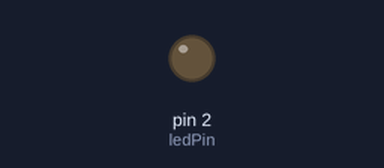
Bench run of a sketch on a simulated Arduino Uno, built with avr-gcc and run on an emulated ATmega328P. Shown: output pins drawn as LEDs (lit = HIGH).

Above: at 1.2 s.
At 9.0 s:
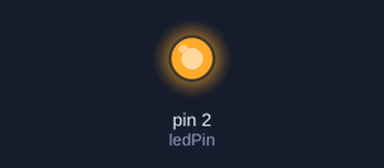
Timing chart, 0 to 9.4 s (numbered marks = the images above):
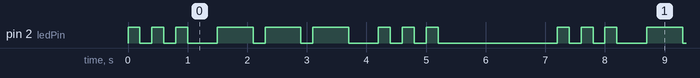

Measured:
- by itself, pin 2 (ledPin): repeats every 7.2 s: 2 × (LOW 0.20 s, HIGH 0.20 s), LOW 0.50 s, 2 × (HIGH 0.60 s, LOW 0.20 s), HIGH 0.60 s, LOW 0.50 s, 2 × (HIGH 0.20 s, LOW 0.20 s), HIGH 0.20 s, LOW 2.0 s, HIGH 0.20 s
- by itself, everything shown: repeats every 7.2 s, in 18 steps

The sketch:

lab03.ino
```cpp
const int ledPin = 2;
enum State { SHORT_ON, SHORT_OFF, LONG_ON, LONG_OFF, PAUSE };
State state = SHORT_ON;
int flashCount = 0;
int shortCounter = 0;
int longCounter = 0;
unsigned long previousMillis = 0;

// 时间参数（毫秒）
const int SHORT_DUR = 200;   // 短闪亮的时间
const int SHORT_GAP = 200;   // 短闪之间的灭的时间
const int LONG_DUR = 600;    // 长闪亮的时间
const int LONG_GAP = 200;    // 长闪之间的灭的时间（可与短闪间隔一致）
const int LETTER_GAP = 500;  // 字母之间（S-O 或 O-S）的熄灭间隔
const int WORD_GAP = 2000;   // 单词结束（一次SOS完成）后的长停顿

void setup() {
  pinMode(ledPin, OUTPUT);
  digitalWrite(ledPin, LOW);
  previousMillis = millis();
  // 开始第一个短闪
  state = SHORT_ON;
  flashCount = 0;
  shortCounter = 0;
  longCounter = 0;
}

void loop() {
  unsigned long now = millis();

  switch (state) {
    case SHORT_ON:
      digitalWrite(ledPin, HIGH);
      if (now - previousMillis >= SHORT_DUR) {
        previousMillis = now;
        digitalWrite(ledPin, LOW);
        shortCounter++;
        if (shortCounter < 3) {
          state = SHORT_OFF;   // 还没完成3次短闪，进入短闪间的熄灭
        } else {
          // 完成3次短闪
          shortCounter = 0;
          if (flashCount == 0) {
            // 刚完成第一个 S，准备进入 O
            state = PAUSE;
            previousMillis = now; // 重新计时，等待字母间隔
          } else {
            // 第二个 S，实际上是 SOS 的最后一个 S，完成后进入 WORD_GAP
            state = PAUSE;
          }
        }
      }
      break;

    case SHORT_OFF:
      digitalWrite(ledPin, LOW);
      if (now - previousMillis >= SHORT_GAP) {
        previousMillis = now;
        state = SHORT_ON;
      }
      break;

    case LONG_ON:
      digitalWrite(ledPin, HIGH);
      if (now - previousMillis >= LONG_DUR) {
        previousMillis = now;
        digitalWrite(ledPin, LOW);
        longCounter++;
        if (longCounter < 3) {
          state = LONG_OFF;
        } else {
          longCounter = 0;
          state = PAUSE;
        }
      }
      break;

    case LONG_OFF:
      digitalWrite(ledPin, LOW);
      if (now - previousMillis >= LONG_GAP) {
        previousMillis = now;
        state = LONG_ON;
      }
      break;

    case PAUSE:
      digitalWrite(ledPin, LOW);
      unsigned long pauseDuration;
      if (flashCount == 0) {
        // 第一个 S 完成后，进入 O 之前等待 LETTER_GAP
        pauseDuration = LETTER_GAP;
      } else if (flashCount == 1) {
        // O 完成后，进入第二个 S 之前等待 LETTER_GAP
        pauseDuration = LETTER_GAP;
      } else {
        // 完成整个 SOS，等待 WORD_GAP 后重新开始
        pauseDuration = WORD_GAP;
      }
      if (now - previousMillis >= pauseDuration) {
        previousMillis = now;
        if (flashCount == 0) {
          flashCount = 1;
          state = LONG_ON;   // 开始 O
        } else if (flashCount == 1) {
          flashCount = 2;
          state = SHORT_ON;  // 开始第二个 S
        } else {
          // 完成一个完整 SOS，重置状态
          flashCount = 0;
          state = SHORT_ON;
        }
      }
      break;
  }
}
```
